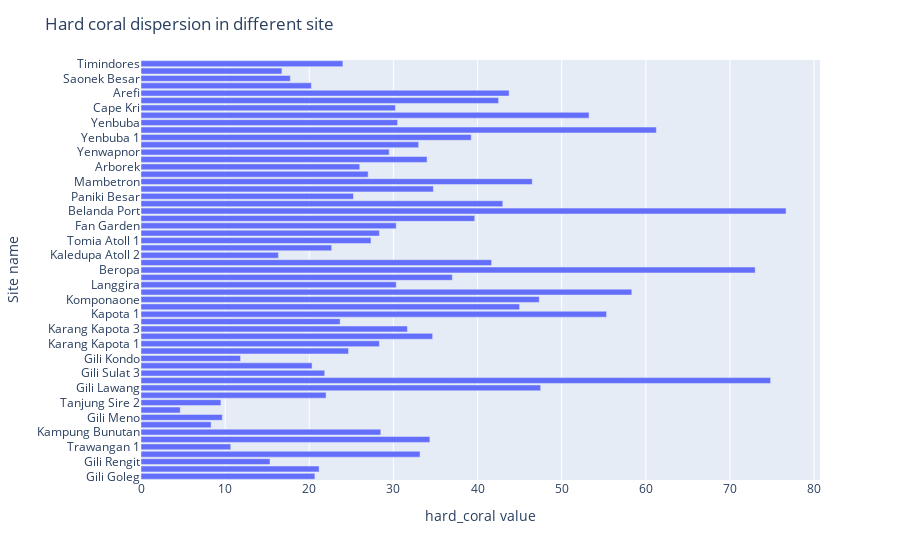

Source (notebook cell):
### Code cell
df = pd.DataFrame(drivers_data)

# Create a horizontal bar chart
fig = px.bar(df, x='hard_coral', y='site_name', orientation='h')

# Customize the chart layout (optional)
fig.update_layout(
    title='Hard coral dispersion in different site',
    xaxis_title='hard_coral value',
    yaxis_title='Site name',
)

# Show the chart
fig.show()

### Figure 1 — Plotly figure (JSON) as saved in the notebook; plotly's stock layout.template omitted (floating-point values rounded to 4 significant figures)
{"data": [{"alignmentgroup": "True", "hovertemplate": "hard_coral=%{x}<br>site_name=%{y}<extra></extra>", "legendgroup": "", "marker": {"color": "#636efa", "pattern": {"shape": ""}}, "name": "", "offsetgroup": "", "orientation": "h", "showlegend": false, "textposition": "auto", "type": "bar", "x": [20.67, 21.17, 15.33, 33.17, 10.67, 34.33, 28.5, 8.333, 9.667, 4.667, 9.5, 22, 47.5, 74.83, 21.83, 20.33, 11.83, 24.67, 28.33, 34.67, 31.67, 23.67, 55.33, 45, 47.33, 58.33, 30.33, 37, 73, 41.67, 16.33, 22.67, 27.33, 28.33, 30.33, 39.67, 76.67, 43, 25.25, 34.75, 46.5, 27, 26, 34, 29.5, 33, 39.25, 61.25, 30.5, 53.25, 30.25, 42.5, 43.75, 20.25, 17.75, 16.75, 24], "xaxis": "x", "y": ["Gili Goleg", "Gili Gede", "Gili Rengit", "Gili Nanggu", "Trawangan 1", "Trawangan 2", "Kampung Bunutan", "Bunutan", "Gili Meno", "Gili Air", "Tanjung Sire 2", "Tanjung Sire 1", "Gili Lawang", "Gili Sulat 1", "Gili Sulat 3", "Gili Sulat 2", "Gili Kondo", "Gili Petagan", "Karang Kapota 1", "Karang Kapota 2", "Karang Kapota 3", "Kapota 2", "Kapota 1", "Shark Point", "Komponaone", "Kaledupa Atoll 4", "Langgira", "Kaledupa Atoll 3", "Beropa", "Furake", "Kaledupa Atoll 2", "Kaledupa Atoll 1", "Tomia Atoll 1", "Tomia Atoll 2", "Fan Garden", "Lintea", "Belanda Port", "Ruvas", "Paniki Besar", "Gof", "Mambetron", "Piaynemo", "Arborek", "Sawandarek", "Yenwapnor", "Friwen", "Yenbuba 1", "Yensawai", "Yenbuba", "Yenbesar", "Cape Kri", "Friwen Wall", "Arefi", "Miskoon", "Saonek Besar", "Saonek Monde", "Timindores"], "yaxis": "y"}], "layout": {"barmode": "relative", "legend": {"tracegroupgap": 0}, "margin": {"t": 60}, "title": {"text": "Hard coral dispersion in different site"}, "xaxis": {"anchor": "y", "domain": [0, 1], "title": {"text": "hard_coral value"}}, "yaxis": {"anchor": "x", "domain": [0, 1], "title": {"text": "Site name"}}}}
